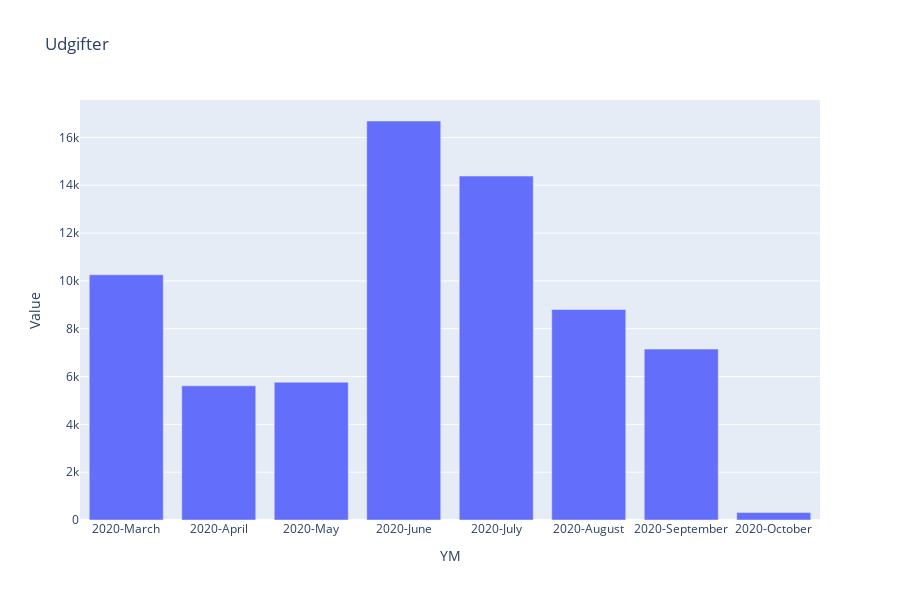

Notebook source saved alongside this figure:
### Code cell
import plotly.express as px
fig3 = px.bar(dg,x="YM", y="Value", title='Udgifter')
fig3.show()

### Figure 1 — Plotly figure (JSON) as saved in the notebook; plotly's stock layout.template omitted (floating-point values rounded to 4 significant figures)
{"data": [{"alignmentgroup": "True", "hoverlabel": {"namelength": 0}, "hovertemplate": "YM=%{x}<br>Value=%{y}", "legendgroup": "", "marker": {"color": "#636efa"}, "name": "", "offsetgroup": "", "orientation": "v", "showlegend": false, "textposition": "auto", "type": "bar", "x": ["2020-March", "2020-April", "2020-May", "2020-June", "2020-July", "2020-August", "2020-September", "2020-October"], "xaxis": "x", "y": [10260.0, 5611.0, 5762.0, 16690.0, 14380.0, 8804.0, 7148.0, 309.8], "yaxis": "y"}], "layout": {"barmode": "relative", "height": 600, "legend": {"tracegroupgap": 0}, "title": {"text": "Udgifter"}, "xaxis": {"anchor": "y", "domain": [0, 1], "title": {"text": "YM"}}, "yaxis": {"anchor": "x", "domain": [0, 1], "title": {"text": "Value"}}}}
